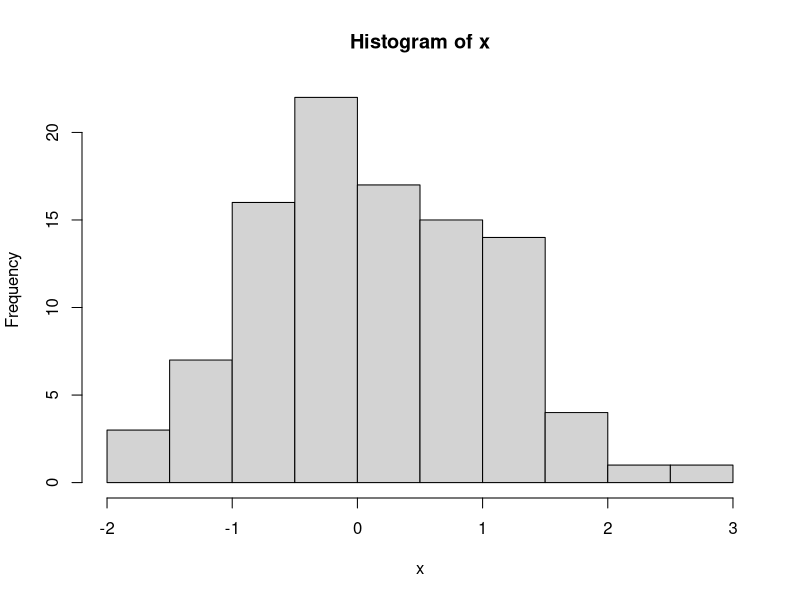

R code for this plot:
# Demo-Skript!

# 100 normalverteilte Zufallswerte generieren und
# diese dann als Histogramm ausgeben

x <- rnorm(100)
hist(x)